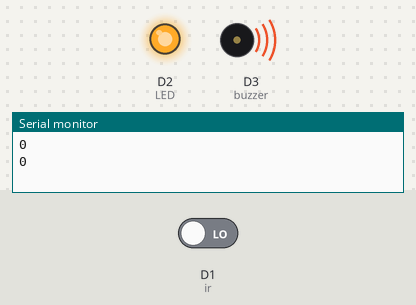
The sketch below on a simulated ESP8266 (NodeMCU). Shown: output pins drawn as LEDs (lit = HIGH), buzzer (waves = sounding), the last lines printed to the serial monitor. Inputs (shaded band) come from the test bench; at power-on: D1 (ir) LOW.

Above: at 18.0 s.
18.1 s: D1 (ir) driven HIGH
At 21.2 s:
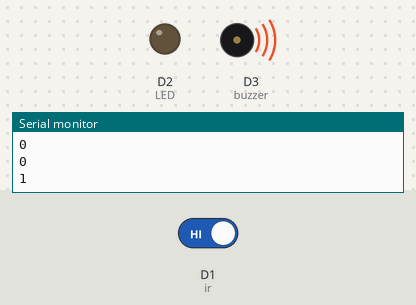
28.1 s: D1 (ir) driven LOW
At 31.3 s:
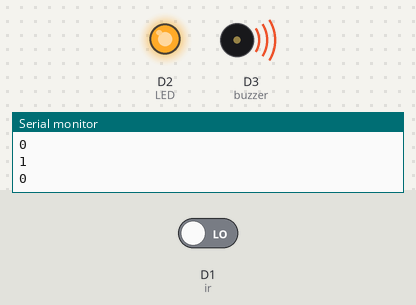
Timing chart, 0 to 32.8 s (numbered marks = the images above; inputs shaded):
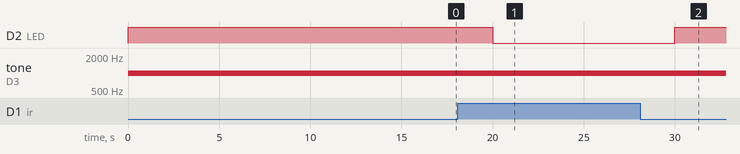

Measured:
- after the input at 18.1 s, D2 (LED): HIGH → LOW after 1.9 s
- after the input at 28.1 s, D2 (LED): LOW → HIGH after 1.9 s

The sketch:

sketch_aug23c1.ino
```cpp
const int ir = D1;
const int LED = D2;
const int buzzer = D3;
void setup()
{
  pinMode(ir,INPUT);
  pinMode(LED,OUTPUT);
    pinMode(buzzer, OUTPUT);
 Serial.begin(9600);
}
void loop()
{

  int value = digitalRead(ir);
  Serial.println(value);
  if(value==1)
  {
    digitalWrite(LED, LOW);
  }else
  digitalWrite(LED, HIGH);
  tone(buzzer, 1000);
  delay(5000);
  noTone(buzzer);
  delay(5000);


}
```
